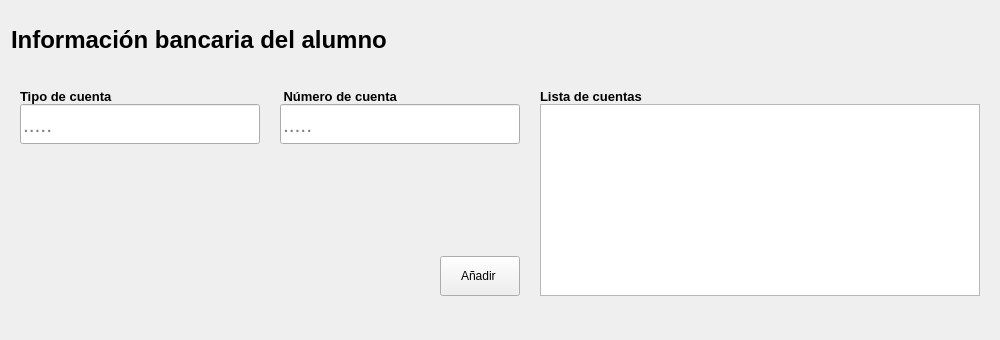
              <widget class="QFrame" name="info_bancaria_alumno">
               <property name="sizePolicy">
                <sizepolicy hsizetype="Preferred" vsizetype="Preferred">
                 <horstretch>0</horstretch>
                 <verstretch>10</verstretch>
                </sizepolicy>
               </property>
               <property name="minimumSize">
                <size>
                 <width>1000</width>
                 <height>340</height>
                </size>
               </property>
               <property name="styleSheet">
                <string notr="true"/>
               </property>
               <property name="frameShape">
                <enum>QFrame::NoFrame</enum>
               </property>
               <property name="frameShadow">
                <enum>QFrame::Raised</enum>
               </property>
               <property name="tipo" stdset="0">
                <string>espacio_preguntas_form</string>
               </property>
               <layout class="QVBoxLayout" name="verticalLayout_9">
                <property name="topMargin">
                 <number>20</number>
                </property>
                <item>
                 <widget class="QLabel" name="label_segmento_info_bancaria_alumno">
                  <property name="minimumSize">
                   <size>
                    <width>0</width>
                    <height>30</height>
                   </size>
                  </property>
                  <property name="maximumSize">
                   <size>
                    <width>16777215</width>
                    <height>20</height>
                   </size>
                  </property>
                  <property name="font">
                   <font>
                    <family>Arial</family>
                    <pointsize>18</pointsize>
                    <weight>75</weight>
                    <bold>true</bold>
                   </font>
                  </property>
                  <property name="styleSheet">
                   <string notr="true"/>
                  </property>
                  <property name="text">
                   <string>Información bancaria del alumno</string>
                  </property>
                  <property name="scaledContents">
                   <bool>false</bool>
                  </property>
                 </widget>
                </item>
                <item alignment="Qt::AlignVCenter">
                 <widget class="QFrame" name="preguntas_info_bancaria_alumno">
                  <property name="minimumSize">
                   <size>
                    <width>460</width>
                    <height>170</height>
                   </size>
                  </property>
                  <property name="styleSheet">
                   <string notr="true"/>
                  </property>
                  <property name="frameShape">
                   <enum>QFrame::NoFrame</enum>
                  </property>
                  <property name="frameShadow">
                   <enum>QFrame::Raised</enum>
                  </property>
                  <layout class="QGridLayout" name="gridLayout_10">
                   <property name="horizontalSpacing">
                    <number>20</number>
                   </property>
                   <item row="0" column="0">
                    <layout class="QVBoxLayout" name="verticalLayout_31">
                     <item alignment="Qt::AlignTop">
                      <widget class="QLabel" name="label_tipo_de_cuenta">
                       <property name="maximumSize">
                        <size>
                         <width>100</width>
                         <height>16777215</height>
                        </size>
                       </property>
                       <property name="font">
                        <font>
                         <family>Arial</family>
                         <pointsize>10</pointsize>
                         <weight>75</weight>
                         <bold>true</bold>
                        </font>
                       </property>
                       <property name="styleSheet">
                        <string notr="true"/>
                       </property>
                       <property name="text">
                        <string>Tipo de cuenta </string>
                       </property>
                       <property name="scaledContents">
                        <bool>true</bool>
                       </property>
                      </widget>
                     </item>
                     <item alignment="Qt::AlignTop">
                      <widget class="QLineEdit" name="input_tipo_de_cuenta">
                       <property name="enabled">
                        <bool>true</bool>
                       </property>
                       <property name="sizePolicy">
                        <sizepolicy hsizetype="Fixed" vsizetype="Fixed">
                         <horstretch>0</horstretch>
                         <verstretch>30</verstretch>
                        </sizepolicy>
                       </property>
                       <property name="minimumSize">
                        <size>
                         <width>240</width>
                         <height>40</height>
                        </size>
                       </property>
                       <property name="font">
                        <font>
                         <family>Segoe UI</family>
                         <pointsize>16</pointsize>
                         <weight>50</weight>
                         <italic>false</italic>
                         <bold>false</bold>
                        </font>
                       </property>
                       <property name="styleSheet">
                        <string notr="true"/>
                       </property>
                       <property name="placeholderText">
                        <string>.....</string>
                       </property>
                      </widget>
                     </item>
                    </layout>
                   </item>
                   <item row="0" column="1">
                    <layout class="QVBoxLayout" name="verticalLayout_32">
                     <item alignment="Qt::AlignTop">
                      <widget class="QLabel" name="label_numero_de_cuenta">
                       <property name="maximumSize">
                        <size>
                         <width>150</width>
                         <height>16777215</height>
                        </size>
                       </property>
                       <property name="font">
                        <font>
                         <family>Arial</family>
                         <pointsize>10</pointsize>
                         <weight>75</weight>
                         <bold>true</bold>
                        </font>
                       </property>
                       <property name="styleSheet">
                        <string notr="true"/>
                       </property>
                       <property name="text">
                        <string> Número de cuenta </string>
                       </property>
                       <property name="textFormat">
                        <enum>Qt::PlainText</enum>
                       </property>
                       <property name="scaledContents">
                        <bool>true</bool>
                       </property>
                      </widget>
                     </item>
                     <item alignment="Qt::AlignTop">
                      <widget class="QLineEdit" name="input_numero_de_cuenta">
                       <property name="sizePolicy">
                        <sizepolicy hsizetype="Fixed" vsizetype="Fixed">
                         <horstretch>0</horstretch>
                         <verstretch>30</verstretch>
                        </sizepolicy>
                       </property>
                       <property name="minimumSize">
                        <size>
                         <width>240</width>
                         <height>40</height>
                        </size>
                       </property>
                       <property name="font">
                        <font>
                         <family>Segoe UI</family>
                         <pointsize>16</pointsize>
                         <weight>50</weight>
                         <italic>false</italic>
                         <bold>false</bold>
                        </font>
                       </property>
                       <property name="styleSheet">
                        <string notr="true"/>
                       </property>
                       <property name="placeholderText">
                        <string>.....</string>
                       </property>
                      </widget>
                     </item>
                    </layout>
                   </item>
                   <item row="0" column="2" rowspan="2">
                    <layout class="QVBoxLayout" name="verticalLayout_42">
                     <item alignment="Qt::AlignTop">
                      <widget class="QLabel" name="label_mensaje_info_bancaria">
                       <property name="maximumSize">
                        <size>
                         <width>200</width>
                         <height>16777215</height>
                        </size>
                       </property>
                       <property name="font">
                        <font>
                         <family>Arial</family>
                         <pointsize>10</pointsize>
                         <weight>75</weight>
                         <bold>true</bold>
                        </font>
                       </property>
                       <property name="styleSheet">
                        <string/>
                       </property>
                       <property name="text">
                        <string>Lista de cuentas</string>
                       </property>
                      </widget>
                     </item>
                     <item>
                      <widget class="QListWidget" name="vista_previa_cuentas_bancarias">
                       <property name="font">
                        <font>
                         <family>Arial</family>
                         <pointsize>14</pointsize>
                         <weight>50</weight>
                         <bold>false</bold>
                        </font>
                       </property>
                       <property name="styleSheet">
                        <string notr="true"/>
                       </property>
                      </widget>
                     </item>
                    </layout>
                   </item>
                   <item row="1" column="1" alignment="Qt::AlignRight">
                    <widget class="QPushButton" name="boton_anadir_cuenta_banco">
                     <property name="sizePolicy">
                      <sizepolicy hsizetype="Fixed" vsizetype="Fixed">
                       <horstretch>0</horstretch>
                       <verstretch>0</verstretch>
                      </sizepolicy>
                     </property>
                     <property name="minimumSize">
                      <size>
                       <width>0</width>
                       <height>40</height>
                      </size>
                     </property>
                     <property name="cursor">
                      <cursorShape>PointingHandCursor</cursorShape>
                     </property>
                     <property name="styleSheet">
                      <string notr="true"/>
                     </property>
                     <property name="text">
                      <string>Añadir </string>
                     </property>
                     <property name="icon">
                      <iconset>
                       <normaloff>../recursos_de_imagenes/iconos_de_interfaz/circulo_mas.png</normaloff>../recursos_de_imagenes/iconos_de_interfaz/circulo_mas.png</iconset>
                     </property>
                     <property name="iconSize">
                      <size>
                       <width>40</width>
                       <height>20</height>
                      </size>
                     </property>
                    </widget>
                   </item>
                  </layout>
                 </widget>
                </item>
               </layout>
              </widget>
